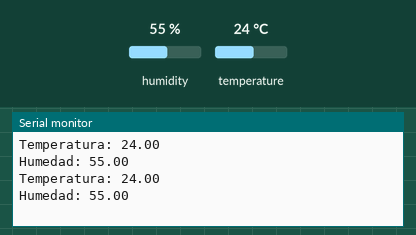
Bench run of a sketch on a simulated ESP8266 (NodeMCU). On the bench: the last lines printed to the serial monitor. The test bench sets the inputs (shaded band); at power-on: humidity 55 %, temperature 24 °C.

Above: at 5.8 s.
5.9 s: humidity set to 22 %
At 10.8 s:
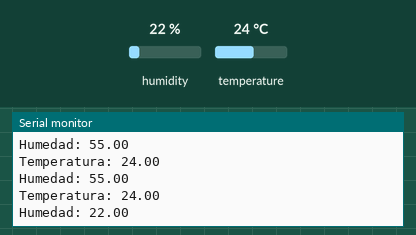
11.9 s: temperature set to 12 °C
At 15.5 s:
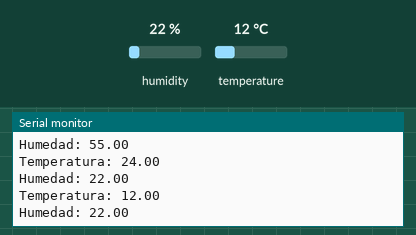
17.9 s: humidity set to 40 %
At 21.4 s:
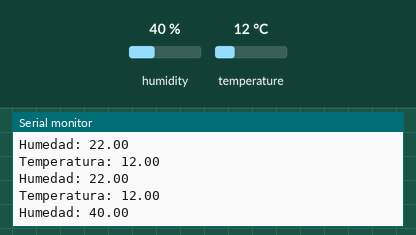
Timing chart, 0 to 22.9 s (numbered marks = the images above; inputs shaded):
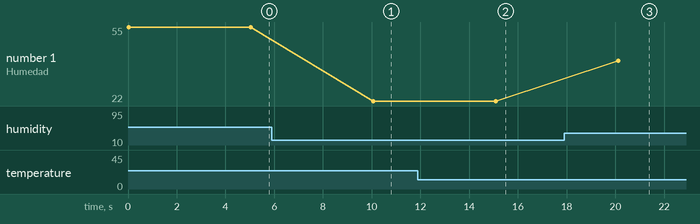

Measured:
- after the input at 5.9 s, the serial monitor: prints a new line after 4.2 s (image 1)
- after the input at 11.9 s, the serial monitor: prints a new line after 3.2 s (image 2)
- after the input at 17.9 s, the serial monitor: prints a new line after 2.2 s (image 3)
- plotted number 1: 55 → 22 after the input at 5.9 s, 22 → 40 after the input at 17.9 s

The sketch:

dht11.ino
```cpp
//Código para leer datos de DHT11

#include <DHT.h>
#include <DHT_U.h>

DHT dht (D1, DHT11);
float temp;
float hum;

void setup() {
  // put your setup code here, to run once:
  dht.begin();
  Serial.begin(115200);
}

void loop() {
  // put your main code here, to run repeatedly:
  hum = dht.readHumidity();
  temp = dht.readTemperature();

  Serial.println("Temperatura: " + String(temp) + "\nHumedad: " + String(hum));
  delay (5000);
}
```
